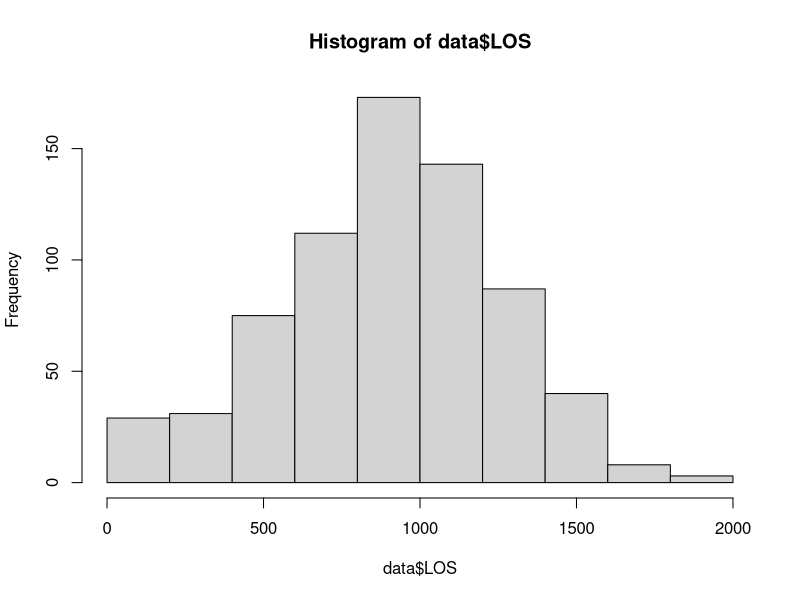
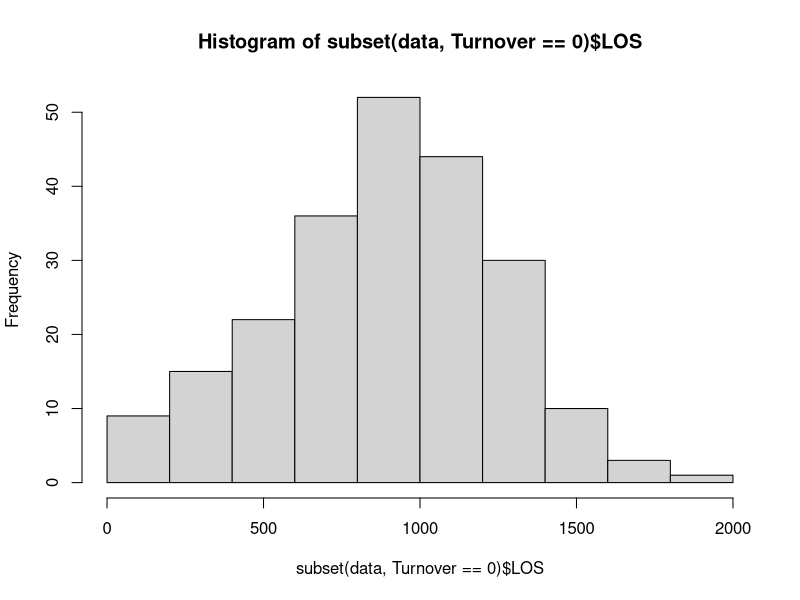
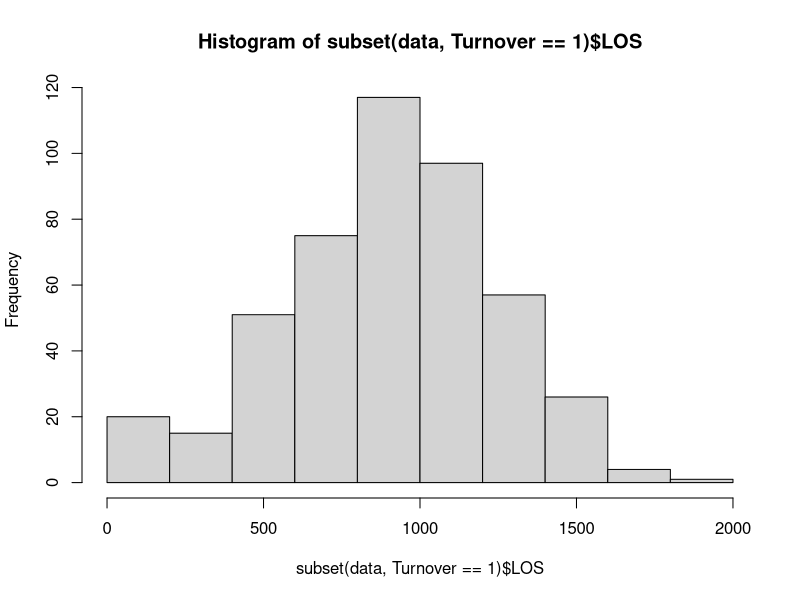
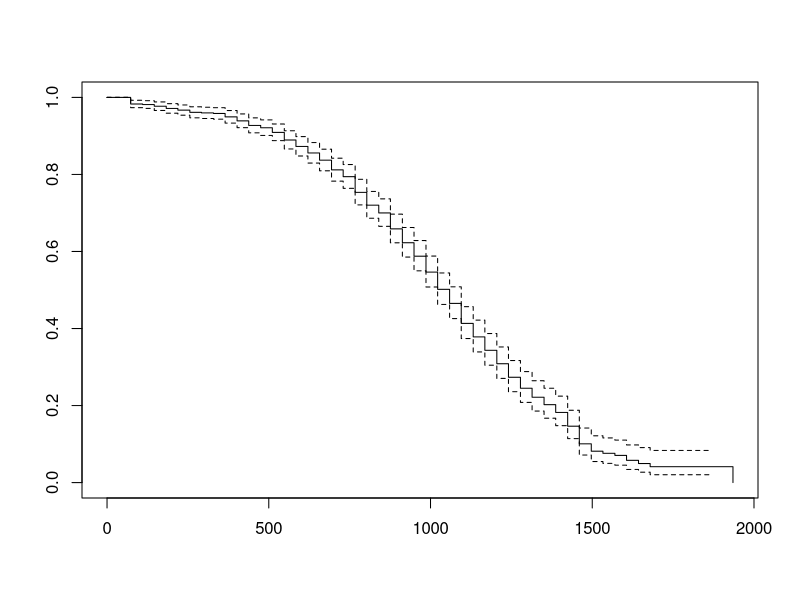
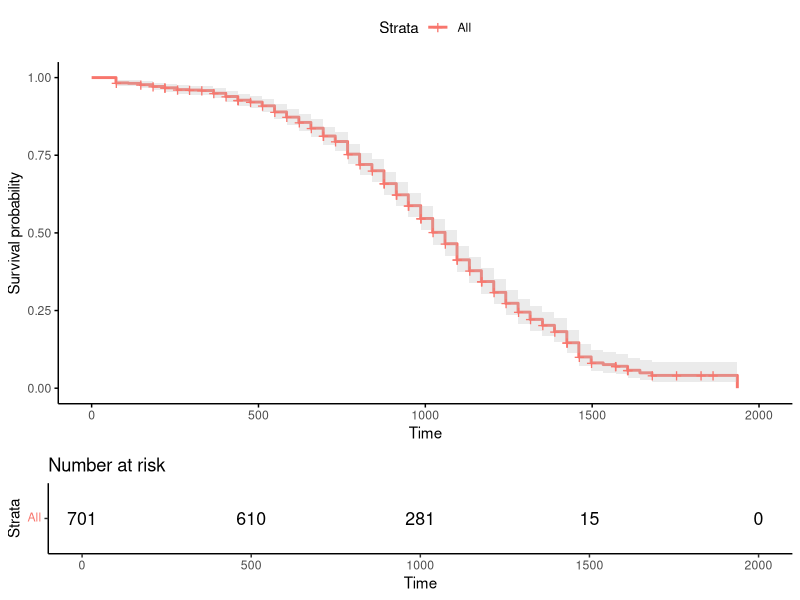
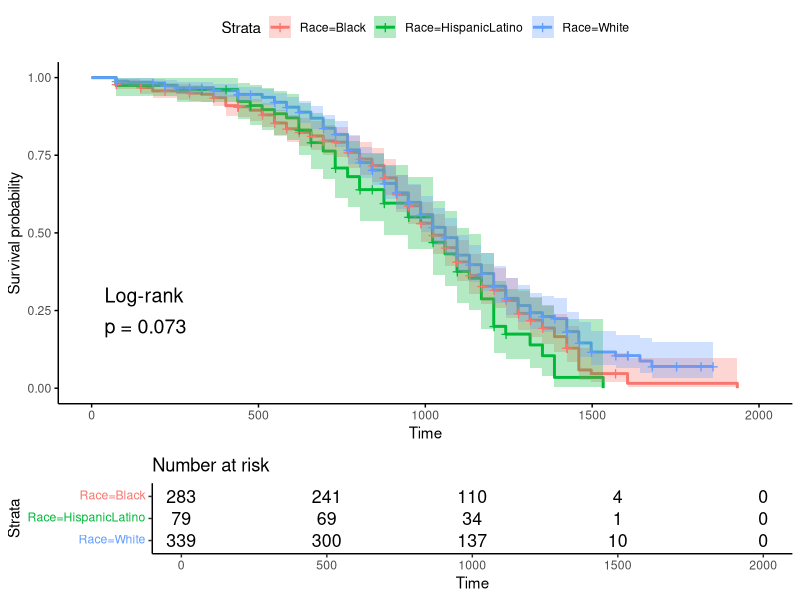

Recreate these plots in R, in order. (Note: this script raises an error after producing the figures.)
## ---- chunk 1
knitr::opts_chunk$set(echo = TRUE)
library(tidyverse)
## ---- chunk 2
data = read.csv("Survival.csv", stringsAsFactors = FALSE)
## ---- chunk 3
str(data)
## ---- chunk 4
data = data %>%
    mutate(censored = if_else((Turnover == 1), 1, 0))
## ---- chunk 5
head(data, n=20)
## ---- chunk 6
hist(data$LOS)
## ---- chunk 7
hist(subset(data, Turnover==0)$LOS)
## ---- chunk 8
# 1 is voluntary turnover
hist(subset(data, Turnover==1)$LOS)
## ---- chunk 9
#install.packages("survival")
library(survival)
## ---- chunk 10
# specify KMA model; empty model implies no covariates; categorical covariates can be included in this type of model. ~1 says gimme null model

# LOS = Time to event
# Censored is second var 
km_fit1 = survfit(Surv(LOS, censored) ~ 1, 
                  data = data,
                  type = "kaplan-meier")
## ---- chunk 11
print(km_fit1)
## ---- chunk 12
# time (days) the event happens
# n.risk (num of people at risk of event)
# n.event (num of people who actually experience the event - here voluntary turnover)
# survival (% of intervals who passed thru, survived, the event - cumulative survival rate)
summary(km_fit1)
## ---- chunk 13
summary(km_fit1, times=c(30, 60, 90*(1:30)))
## ---- chunk 14
# plot cum survival rates
plot(km_fit1)
## ---- chunk 15
install.packages("survminer")
library(survminer)
## ---- chunk 16
# from serveminer package
ggsurvplot(km_fit1, data=data, risk.table = TRUE, conf.int = TRUE,
           ggtheme=theme_classic())

## ---- chunk 17
km_fit2 = survfit(Surv(LOS, censored) ~ Race, 
                  data = data,
                  type = "kaplan-meier")
print(km_fit2)
# n is sample size for each group, events is num of people who experienced event by the end of the study, median time to event, CI intervals around those events.
## ---- chunk 18
summary(km_fit2)
## ---- chunk 19
ggsurvplot(km_fit2, data=data, risk.table = TRUE, conf.int = TRUE,
           ggtheme=theme_classic(), pval=TRUE, pval.method=TRUE)
# pval tells you if curves differ by race, pval.method = TRUE applies log-rank test (prints p-val to see if observed diffs are stat significantly)
## ---- chunk 20
cox_reg1 = coxph(Surv(LOS, censored) ~ Race, data=data)
summary(cox_reg1) 
#coef -> euler's num ^coef 
#z=waldstat
#everything interpreted relative to the black group b/c its done alphabetically
#concordance -> how well did the model predicted individ. people's experience of event in terms of time; indicates how well model predicted event. Here, it's no better than a coin toss. SE variable of .014 says including our covariate, race improved our model very little. 
# Log rank test is significance you report with smaller sample sizes.
## ---- chunk 21
cox_reg2 = coxph(Surv(LOS, censored) ~ Race + Pay_sat + Pay_hourly, data=data)
summary(cox_reg2)
## ---- chunk 22
x = 1 - 0.8961
x
## ---- chunk 23
log_overall_risk = .121*race_hsp - .044*race_white -.110*pay_hourly + .141*pay_satisfaction
